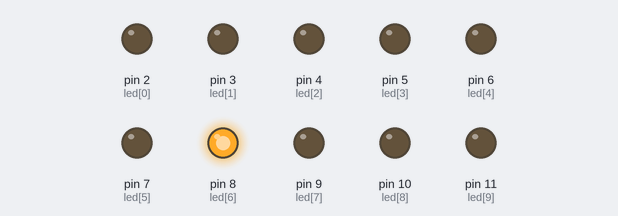
The sketch below on a simulated Arduino Uno, built with avr-gcc and run on an emulated ATmega328P. Shown: output pins drawn as LEDs (lit = HIGH).

Above: at 0.15 s.
At 2.64 s:
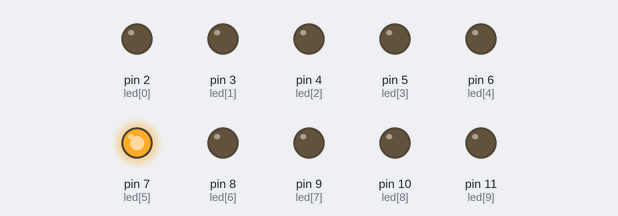
At 6.42 s:
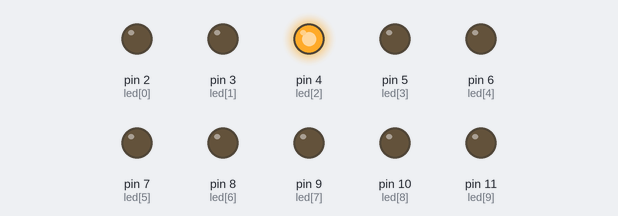
At 9.92 s:
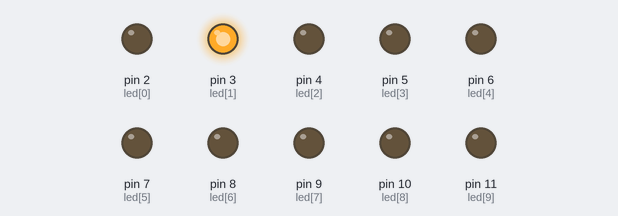
At 13.39 s:
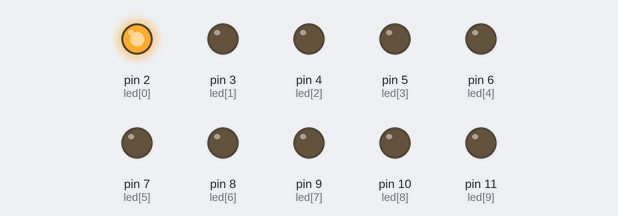
At 39.02 s:
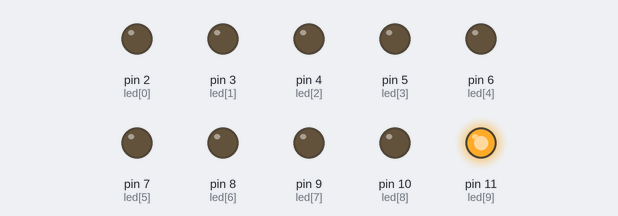
Timing chart, 0 to 39.3 s (numbered marks = the images above):
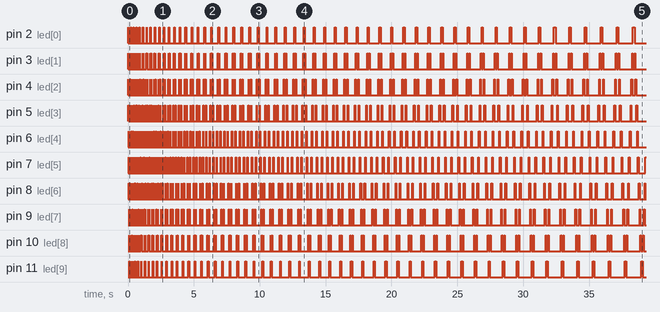

The sketch:

flashFourLED.ino
```cpp
int led[] = {2,3,4,5,6,7,8,9,10,11};
int delayTime = 11;
int delayStep = 1;
//int delayStepStep = 1;
boolean delayMode = false;   //true means increasing and false means decreasing
//boolean delayStepMode = true;

void setup() {
  for(int i=0; i<sizeof(led)/sizeof(led[0]); i++)
    pinMode(led[i], OUTPUT);

}

void loop() {
  runPattern();
}

void runPattern(){
  dostep(true);
  dostep(false);
  changeDelay();
}

void dostep(boolean type){    //type 0 means forward and 1 means backword
  if(type){
    for(int i=0; i<sizeof(led)/sizeof(led[0]); i++){
      digitalWrite(led[i], HIGH);
      delay(delayTime);
//      changeDelay();
      digitalWrite(led[i], LOW);
    }
  }else{
    for(int i=sizeof(led)/sizeof(led[0])-1; i>=0; i--){
      digitalWrite(led[i], HIGH);
      delay(delayTime);
//      changeDelay();
//      changeDelayStep();
      digitalWrite(led[i], LOW);
    }
  }
}

void changeDelay(){
  if(delayMode){
    delayTime += delayStep;
    if(delayTime >= 150)
      delayMode = false;
  }else{
    delayTime -= delayStep;
    if(delayTime <= 10)
      delayMode = true;
  }
}

//void changeDelayStep(){
//  if(delayStepMode){
//    delayStep += delayStepStep;
//    if(delayStep >= 30)
//      delayStepMode = false;
//  }else{
//    delayStep -= delayStepStep;
//    if(delayStep <= 0)
//      delayStepMode = true;
//  }
//}
```

Measured:
- by itself, pin 2 (led[0]): repeats every 0.22 s: LOW 0.20 s, HIGH 0.02 s
- by itself, pin 3 (led[1]): repeats every 0.22 s: LOW 0.18 s, HIGH 0.01 s, LOW 0.02 s, HIGH 0.01 s
- by itself, pin 4 (led[2]): repeats every 0.22 s: LOW 0.15 s, HIGH 0.01 s, LOW 0.04 s, HIGH 0.01 s
- by itself, pin 5 (led[3]): repeats every 0.22 s: LOW 0.13 s, HIGH 0.01 s, LOW 0.06 s, HIGH 0.01 s
- by itself, pin 6 (led[4]): repeats every 0.22 s: LOW 0.11 s, HIGH 0.01 s, LOW 0.08 s, HIGH 0.01 s
- by itself, pin 7 (led[5]): repeats every 0.21 s: LOW 0.09 s, HIGH 0.01 s, LOW 0.11 s, HIGH 0.01 s
- by itself, pin 8 (led[6]): repeats every 0.21 s: LOW 0.07 s, HIGH 0.01 s, LOW 0.13 s, HIGH 0.01 s, until it stays LOW from 39.3 s
- by itself, pin 9 (led[7]): repeats every 0.21 s: LOW 0.04 s, HIGH 0.01 s, LOW 0.15 s, HIGH 0.01 s, until it stays LOW from 39.2 s
